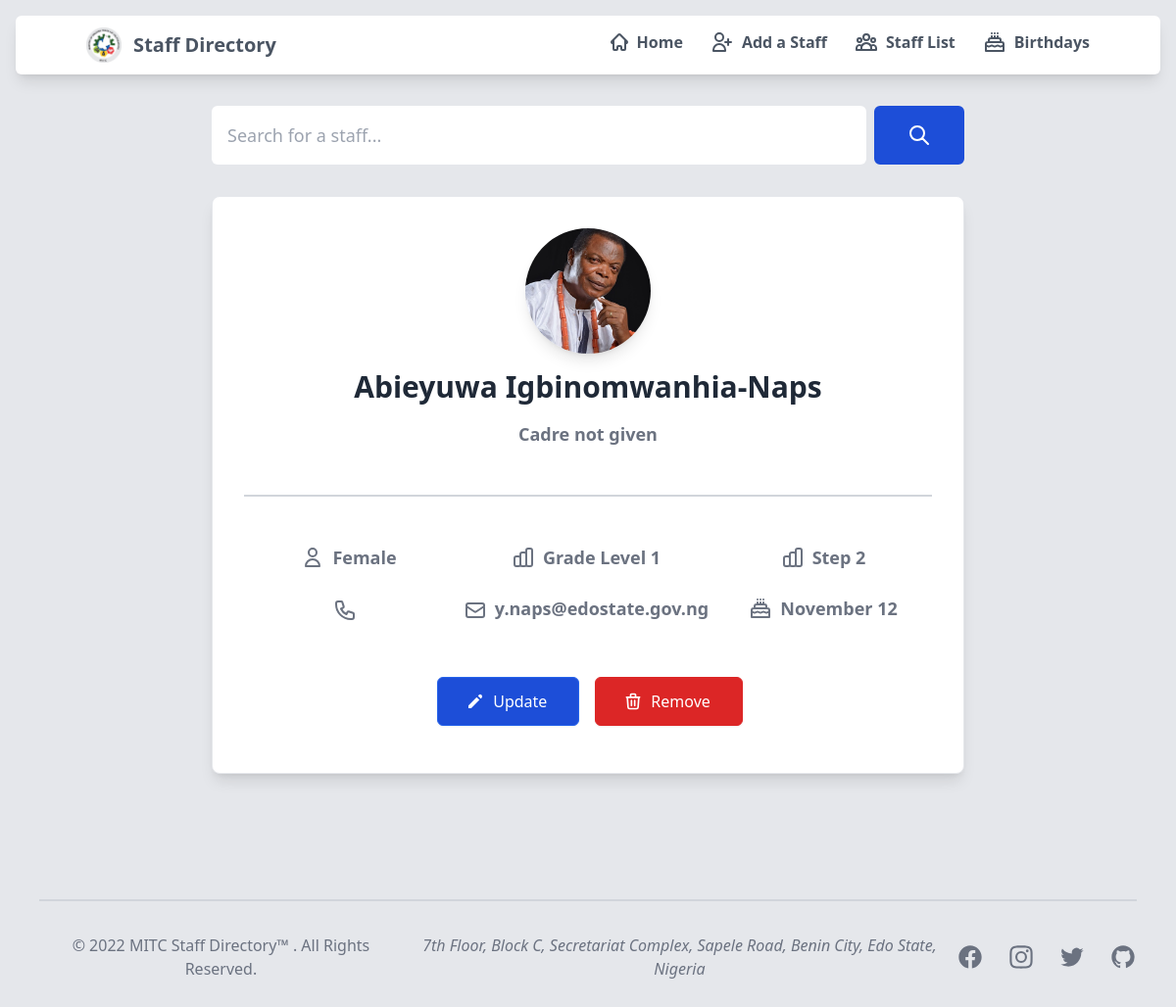
The page /staff/1 on the database as committed earlier.
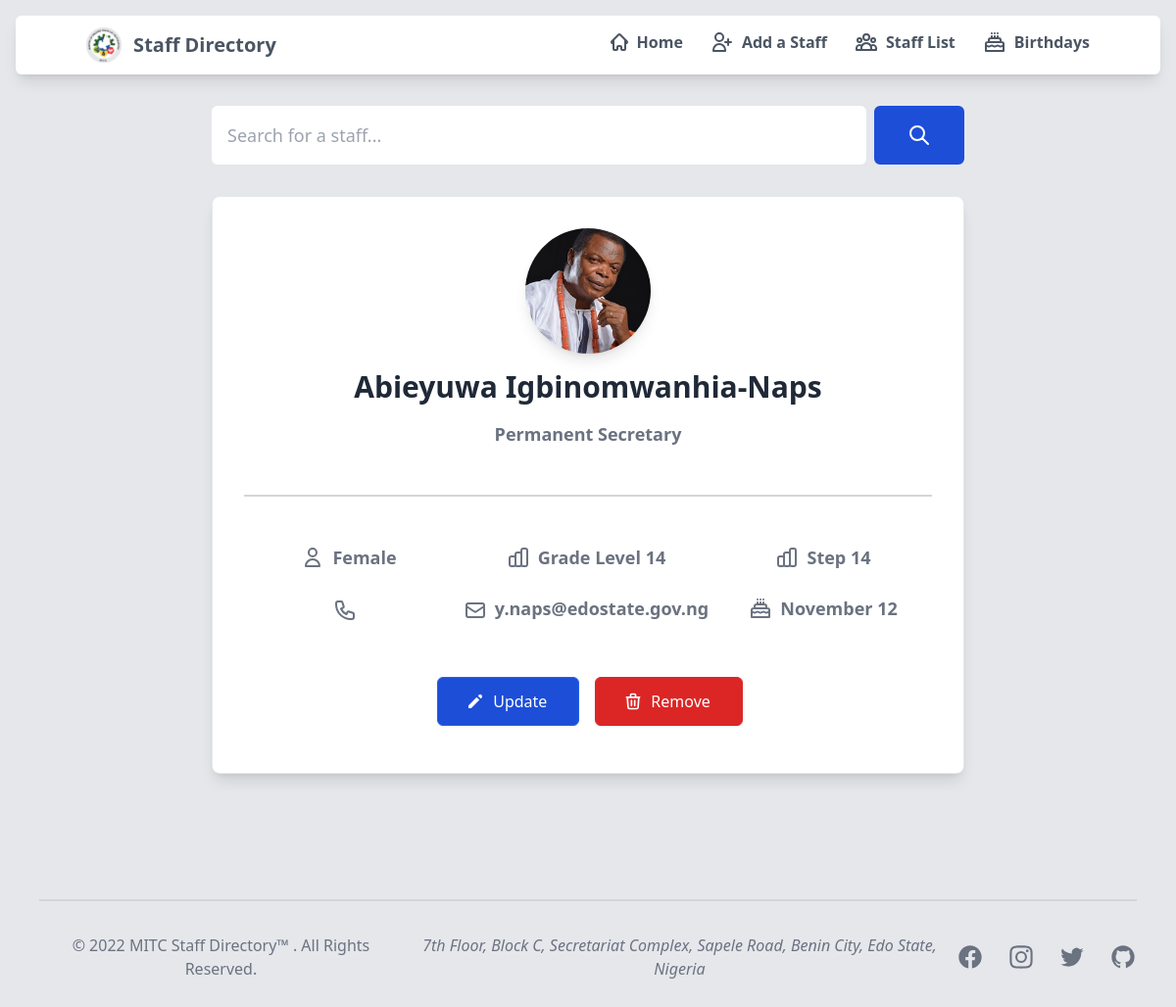
The same page on the database as committed later.
### sendmail/models.py (models this page shows, shortened)
class staffDetails(models.Model):
    first_name = models.CharField(verbose_name='First Name', max_length=20)
    middle_name = models.CharField(verbose_name='Middle Name', max_length=20, null=True, blank=True)
    last_name = models.CharField(verbose_name='Last Name', max_length=20)
    phone_number = PhoneNumberField('Phone Number')
    email = models.EmailField(verbose_name='Official Email', max_length = 254)
    cadre = models.CharField(verbose_name='Cadre', max_length=50, null=True, blank=True)
    level = models.IntegerField('Level', default='1')
    step = models.IntegerField('Step', default='2')
    staff_image = models.ImageField(
        verbose_name="Profile Picture",
        upload_to='staffimages',
        default='staffimages/default.jpg',
        null=True,
        blank=True
    )
    GENDER = (
        (1, 'Male'),
        (2, 'Female'),
        (3, 'Prefer not to say')
    )
    gender = models.IntegerField('Gender', choices=GENDER, default=2)
    def gender_verbose(self):
        return dict(staffDetails.GENDER)[self.gender]
    MONTHS = (
        (1, 'January'),
        (2, 'February'),
        (3, 'March'),
        (4, 'April'),
        (5, 'May'),
        (6, 'June'),
        (7, 'July'),
        (8, 'August'),
        (9, 'September'),
        (10, 'October'),
        (11, 'November'),
        (12, 'December')
    )
    birth_month = models.IntegerField('Birth Month', choices=MONTHS, default=1, blank=False)
    birth_day = models.IntegerField(verbose_name='Birth Day', blank=True, null=True)
    def birth_month_verbose(self):
        return dict(staffDetails.MONTHS)[self.birth_month]
    class Meta:
        db_table = 'sendmail_staffdetails'

### sendmail/views.py (the view)
# urls.py: re_path(r'^staff/(?P<pk>\d+)$', views.staffDetailsView.as_view(), name='staffdetails'),
class staffDetailsView(DetailView):
    context_object_name = 'staff'  # your own name for the list as a template variable
    template_name = 'staffdetails.html'
    def get_queryset(self):
        return staffDetails.objects.all().distinct()
    def get_context_data(self, **kwargs):
        context = super(staffDetailsView, self).get_context_data(**kwargs)
        context['title'] = "Staff's Details"
        context['phone_number_default'] = staffDetails._meta.get_field('phone_number').get_default()
        return context

### sendmail/templates/staffdetails.html (shortened to what the changed rows need)
{% extends "base.html" %}
{% load static tailwind_tags %}
{% load widget_tweaks %}
{% load static %}
{% block content %}
    <div class="max-w-3xl mx-auto px-8 mb-32 bg-white rounded-lg border border-gray-200 shadow-lg dark:bg-gray-800 dark:border-gray-700">
        <div class="flex flex-col items-center py-8">
            <img class="mb-4 w-32 h-32 rounded-full shadow-lg" src="{{ staff.staff_image.url }}"
                alt="{{ staff.first_name }} {{ staff.last_name }} image">
            <h5 class="mb-4 text-3xl text-center font-extrabold text-gray-800 dark:text-white">
                {{ staff.first_name }}
                {{ staff.last_name }}
            </h5>
            {% if staff.cadre %}
                <span class="mb-8 md:mb-8 lg:mb-4 text-lg font-bold text-center text-gray-500">
                    {{ staff.cadre }}
                </span>
                {% else %}
                    <span class="mb-8 md:mb-8 lg:mb-4 text-lg font-bold text-center text-gray-500">
                        Cadre not given
                    </span>
            {% endif %}
		    <hr class="mb-4 border border-1 border-gray-300 w-full mx-auto dark:border-gray-700 lg:my-8">
            <div class="grid gap-6 mt-4 md:mt-4 mb-8 md:grid-cols-2 lg:grid-cols-3 justify-center">
                <div class="flex flex-row items-center justify-center">
                    <span class="inline-flex items-center">
                        <svg xmlns="http://www.w3.org/2000/svg" class="-ml-1 mr-2 text-gray-500 h-6 w-6" fill="none" viewBox="0 0 24 24"
                            stroke="currentColor" stroke-width="2">
                            <path stroke-linecap="round" stroke-linejoin="round"
                                d="M16 7a4 4 0 11-8 0 4 4 0 018 0zM12 14a7 7 0 00-7 7h14a7 7 0 00-7-7z" />
                        </svg>
                        <p class="text-lg font-bold text-gray-500 text-center dark:text-gray-400">{{ staff.gender_verbose }}</p>
                    </span>
                </div>
                <div class="flex flex-row items-center justify-center">
                    <span class="inline-flex items-center">
                        {% if staff.level %}
                            <p class="text-lg font-bold text-gray-500 dark:text-gray-400">Grade Level {{ staff.level }}</p>
                            {% else %}
                                <span class="-mt-1 text-lg font-bold text-gray-500 dark:text-gray-400"><em>not given</em></span>
                        {% endif %}
                    </span>
                </div>
                <div class="flex flex-row align-middle justify-center">
                    <span class="inline-flex items-center">
                        {% if staff.step %}
                            <p class="text-lg font-bold text-gray-500 dark:text-gray-400">Step {{ staff.step }}</p>
                            {% else %}
                                <span class="-mt-1 text-lg font-bold text-gray-500 dark:text-gray-400"><em>not given</em></span>
                        {% endif %}
                    </span>
                </div>
                <div class="flex flex-row items-center justify-center">
                </div>
                <div class="flex flex-row items-center justify-center">
                    <span class="inline-flex">
                        {% if staff.email %}
                            <p class="text-lg font-bold text-gray-500 dark:text-gray-400">{{ staff.email }}</p>
                            {% else %}
                                <span class="text-lg font-bold text-gray-500 dark:text-gray-400"><em>email not given</em></span>
                        {% endif %}
                    </span>
                </div>
                <div class="flex flex-row items-center justify-center">
                    {% if staff.birth_day %}
                        <p class="text-lg font-bold text-gray-500 dark:text-gray-400">{{ staff.birth_month_verbose }} {{ staff.birth_day }}</p>
                        {% else %}
                            <span class="text-lg font-bold text-gray-500 dark:text-gray-400"><em>birthday</em></span>
                    {% endif %}
                </div>
            </div>
            <div class="flex mt-4 mb-4 space-x-3 lg:mt-6">
                <a href="{% url 'updatestaff' staff.id %}">
                </a>
                <button data-modal-toggle="popup-modal" type="button" class="inline-flex items-center ml-1 px-8 py-3 border border-red-600 rounded-md shadow-sm
                                                            text-md font-medium text-white bg-red-600 hover:border-red-700 hover:bg-red-700
                                                            focus:outline-none focus:ring-4 focus:ring-red-400"
                    data-modal-toggle="popup-modal">
                </button>
            </div>
        </div>
    </div>
{% endblock %}

Rows that differ between the two databases and show on the page:
changed staffDetails "Abieyuwa": cadre (not shown) → "Permanent Secretary"; level "1" → "14"; step "2" → "14"
Other text that changed with them:
text no longer shown: "Cadre not given"
